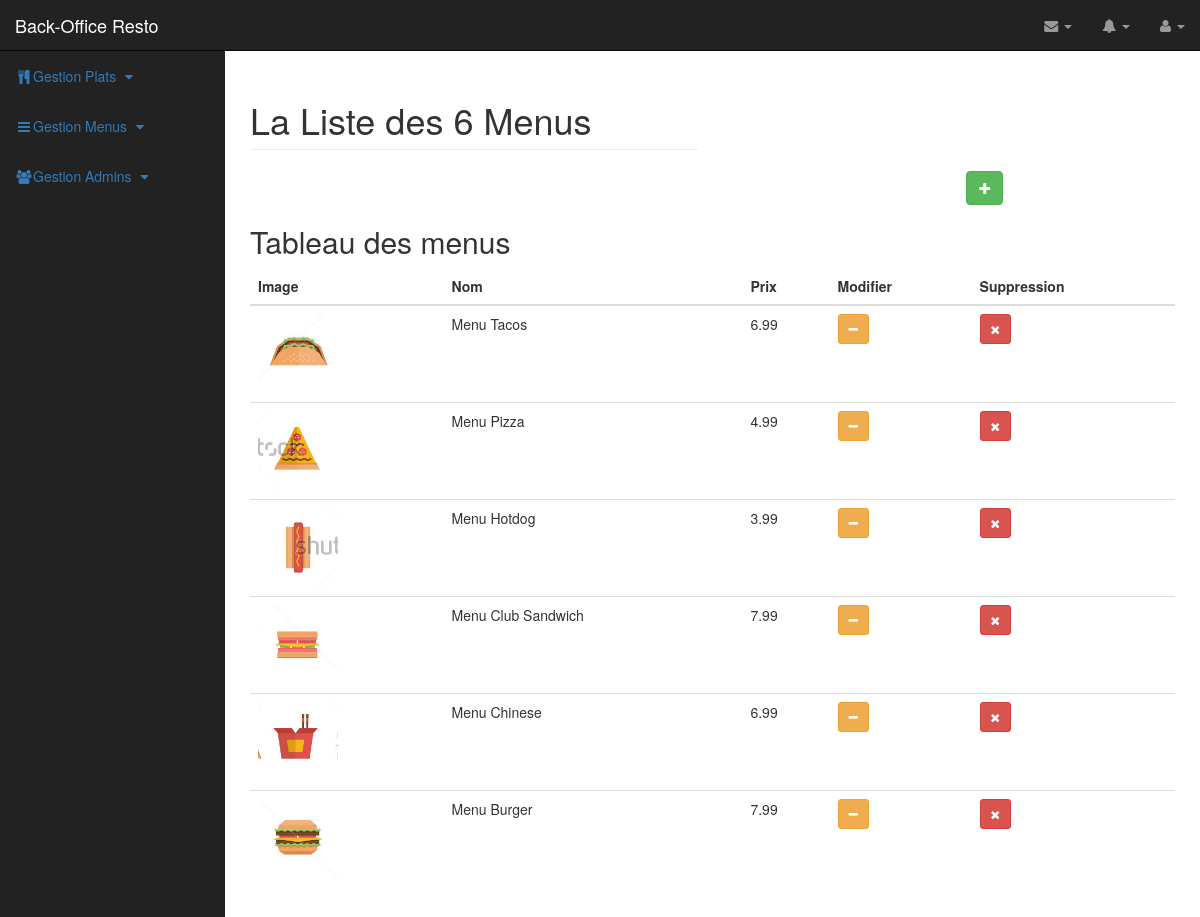
Page /showmenus.php (signed in) on the committed database.
### tables this page shows
CREATE TABLE `Menus` (
  `ID` int(11) NOT NULL,
  `NOM` varchar(255) NOT NULL,
  `PRIX` decimal(10,2) NOT NULL,
  `IMAGE` varchar(255) NOT NULL
);

### models/MenusManager.php (called while the page is built, shortened)
<?php
class MenusManager {
  private $_db;
  public function setDb(PDO $db)
  {
     $this->_db = $db;
  }
  public function count()
  {
    $q = $this->_db->query('SELECT count(*) FROM Menus')->fetchColumn();
    return $q;
  }
   public function selectAllMenus()
   {
      $menus = [];
      $q = $this->_db->query('SELECT ID, NOM, PRIX, IMAGE FROM Menus');
      while ($donnees = $q->fetch(PDO::FETCH_ASSOC))
      {
        $menus[] = new Menu($donnees);
      }
      return $menus;
   }
}

### models/Menu.php (called while the page is built, shortened)
<?php
class Menu
{
  private $_id;
  private $_nom;
  private $_prix;
  private $_image;
  public function hydrate(array $donnees)
  {
      foreach($donnees as $key => $value)
      {
        $method = 'set'.ucfirst($key);
      }
   }
   public function setId($id)
   {
      $id = (int) $id;
      if ($id > 0)
      {
        $this->_id = $id;
      }
   }
   public function setNom($nom)
   {
    if(is_string($nom))
    {
      $this->_nom = $nom;
    }
   }
  public function setPrix($prix)
  {
     $prix = (float) $prix;
     $this->_prix = $prix;
  }
  public function setImage($image)
  {
   if(is_string($image))
   {
     $this->_image = $image;
   }
  }
   public function getId()
   {
    return $this->_id;
   }
   public function getNom()
   {
    return $this->_nom;
   }
   public function getPrix()
   {
    return $this->_prix;
   }
   public function getImage()
   {
    return $this->_image;
   }
}

### showmenus.php (the view, shortened to what this page needs)
<?php
$db = Db::getInstance();
$db->setAttribute(PDO::ATTR_ERRMODE, PDO::ERRMODE_WARNING);
$menusManager = new MenusManager($db);
if(isset($_SESSION['login'])){
?>
<!DOCTYPE html>
<html lang="fr">
<head>
    <link href="./css/bootstrap.min.css" rel="stylesheet">
    <link href="./css/sb-admin.css" rel="stylesheet">
    <link href="./font-awesome/css/font-awesome.min.css" rel="stylesheet" type="text/css">
</head>
<body>
  <div class="collapse navbar-collapse navbar-ex1-collapse">
      <ul class="nav navbar-nav side-nav">
          <li>
              <a href="javascript:;" data-toggle="collapse" data-target="#plats"><i class="fa fa-fw fa-cutlery"></i>Gestion Plats <i class="fa fa-fw fa-caret-down"></i></a>
          </li>
          <li>
            <a href="javascript:;" data-toggle="collapse" data-target="#menu"><i class="fa fa-fw fa-bars"></i>Gestion Menus <i class="fa fa-fw fa-caret-down"></i></a>
          </li>
          <li>
            <a href="javascript:;" data-toggle="collapse" data-target="#admin"><i class="fa fa-fw fa-users"></i>Gestion Admins <i class="fa fa-fw fa-caret-down"></i></a>
          </li>
      </ul>
  </div>
<nav class="navbar navbar-inverse navbar-fixed-top" role="navigation">
            <div class="navbar-header">
                <a class="navbar-brand" href="#">Back-Office Resto</a>
            </div>
            <ul class="nav navbar-right top-nav">
                <li class="dropdown">
                    <a href="#" class="dropdown-toggle" data-toggle="dropdown"><i class="fa fa-envelope"></i> <b class="caret"></b></a>
                </li>
                <li class="dropdown">
                    <a href="#" class="dropdown-toggle" data-toggle="dropdown"><i class="fa fa-bell"></i> <b class="caret"></b></a>
                </li>
                <li class="dropdown">
                    <a href="#" class="dropdown-toggle" data-toggle="dropdown"><i class="fa fa-user"></i> <?php ?> <b class="caret"></b></a>
                </li>
            </ul>
</nav>
<div id="wrapper">
        <div id="page-wrapper">
                    <div class="container-fluid">
                        <div class="row">
                            <div class="col-lg-6">
                                <h1 class="page-header">
                                    La Liste des <?= $menusManager->count() ?> Menus
                                </h1>
                            </div>
                            <div class="col-lg-12">
                            </div>
                        </div>
                        <div class="row">
                            <div class="col-lg-9">
                            </div>
                            <div class="col-lg-3">
                                <a href="http://localhost/restaurantPOO/addmenu.php"><button type="button" class="btn btn-success"><i class="fa fa-plus" aria-hidden="true"></i></button></a>
                            </div>
                        </div>
                        <div class="row">
                            <div class="col-lg-12">
                                <h2>Tableau des menus</h2>
                            <div class="table-responsive">
                            <table class="table table-hover">
                                        <thead>
                                            <tr>
                                                <th>Image</th>
                                                <th>Nom</th>
                                                <th>Prix</th>
                                                <th>Modifier</th>
                                                <th>Suppression</th>
                                            </tr>
                                        </thead>
                                        <tbody>
                                            <?php
                                            $menus = $menusManager->selectAllMenus();
                                            foreach($menus as $menu)
                                            {
                                                $num = $menu->getId();
                                                $img = $menu->getImage();
                                                ?>
                                            <tr>
                                                        <td><a href="http://localhost/restaurantPOO/showplatsmenu.php?listerPlatsMenuId=<?=$num;?>"><img class="media-object" src="uploads/<?=$img?>" alt="" style='width:80px;height:80px;'></a></td>
                                                        <td><?=$menu->getNom();?></td>
                                                        <td><?=$menu->getPrix();?></td>
                                                        <td><a href="http://localhost/restaurantPOO/updatemenu.php?updateMenuId=<?=$num;?>"><button type="button" class="btn btn-sm btn-warning"><i class="fa fa-minus" aria-hidden="true"></i></button></a></td>
                                                        <td><button type="button" class="btn btn-sm btn-danger" data-toggle="modal" data-target="#myModal<?=$num;?>"><i class="fa fa-times" aria-hidden="true"></i></button></td>
                                            </tr>
                                            <?php
                                            }
                                             ?>
                                        </tbody>
                                    </table>
                            </div>
                            </div>
                        </div>
                    </div>
                </div>
 </div>
</body>
</html>
<?php
}
else
{
  header('Location: http://localhost/restaurantPOO/login.php');
}
?>

### css/sb-admin.css (style rules this page uses)
body { margin-top: 100px; background-color: #222; }
@media (min-width:768px) { body { margin-top: 50px; } }
#wrapper { padding-left: 0; }
#page-wrapper { width: 100%; padding: 0; background-color: #fff; }
@media (min-width:768px) { #wrapper { padding-left: 225px; } }
@media (min-width:768px) { #page-wrapper { padding: 10px; } }
.top-nav { padding: 0 15px; }
.top-nav>li { display: inline-block; float: left; }
.top-nav>li>a { padding-top: 15px; padding-bottom: 15px; line-height: 20px; color: #999; }
@media (min-width:768px) { .side-nav { position: fixed; top: 51px; left: 225px; width: 225px; margin-left: -225px; border: none; border-radius: 0; overflow-y: auto; background-color: #222; bottom: 0; overflow-x: hidden; padding-bottom: 40px; } }
@media (min-width:768px) { .side-nav>li>a { width: 225px; } }

### rows in the picture
menus: IMAGE (picture), NOM "Menu Tacos", PRIX "6.99"
menus: IMAGE (picture), NOM "Menu Pizza", PRIX "4.99"
menus: IMAGE (picture), NOM "Menu Hotdog", PRIX "3.99"
menus: IMAGE (picture), NOM "Menu Club Sandwich", PRIX "7.99"
menus: IMAGE (picture), NOM "Menu Chinese", PRIX "6.99"
menus: IMAGE (picture), NOM "Menu Burger", PRIX "7.99"

### other values in the picture
$menusManager->count() "6"
